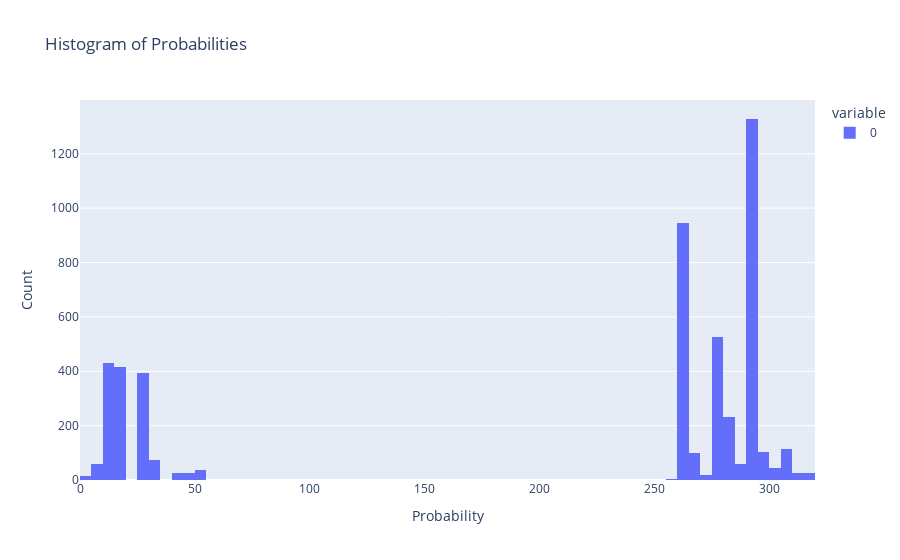

Write notebook code for a chart like this one.
### Code cell
probs = compute_probabilities(
    X, W_mppca, mu_mppca, sigma_mppca, pi, d=X.shape[1], device=device
)
print(probs.shape)
import plotly.express as px

# Create a histogram of the probabilities
fig = px.histogram(
    probs.cpu().numpy(),
    nbins=100,
    title="Histogram of Probabilities",
    labels={"value": "Probability"},
)
fig.update_layout(xaxis_title="Probability", yaxis_title="Count")
fig.show()

### Figure 1 — Plotly figure (JSON) as saved in the notebook; plotly's stock layout.template omitted (floating-point values rounded to 4 significant figures; data arrays with more than 128 entries replaced by an {"elided": "..."} marker saying what was removed)
{"data": [{"alignmentgroup": "True", "bingroup": "x", "hovertemplate": "variable=0<br>Probability=%{x}<br>count=%{y}<extra></extra>", "legendgroup": "0", "marker": {"color": "#636efa", "pattern": {"shape": ""}}, "name": "0", "nbinsx": 100, "offsetgroup": "0", "orientation": "v", "showlegend": true, "type": "histogram", "x": {"elided": "5000 float values"}, "xaxis": "x", "yaxis": "y"}], "layout": {"barmode": "relative", "legend": {"title": {"text": "variable"}, "tracegroupgap": 0}, "title": {"text": "Histogram of Probabilities"}, "xaxis": {"anchor": "y", "domain": [0, 1], "title": {"text": "Probability"}}, "yaxis": {"anchor": "x", "domain": [0, 1], "title": {"text": "Count"}}}}
